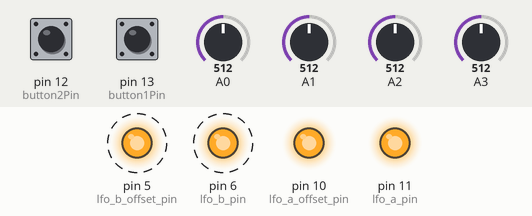
Bench run of a sketch on a simulated Arduino Uno, built with avr-gcc and run on an emulated ATmega328P. Shown: output pins drawn as LEDs (lit = HIGH). Dashed ring = blinking. Inputs (shaded band) come from the test bench; at power-on: A0 = 512, A1 = 512, A3 = 512, A2 = 512, pin 12 (button2Pin) HIGH, pin 13 (button1Pin) HIGH.

Above: at 1.2 s.
1.3 s: A0 set to 716
At 2.25 s:
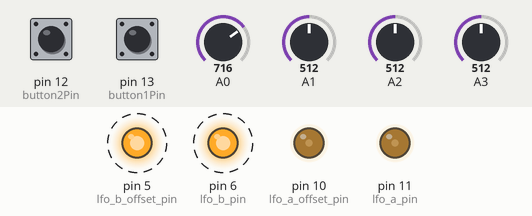
4.3 s: A1 set to 716
At 4.76 s:
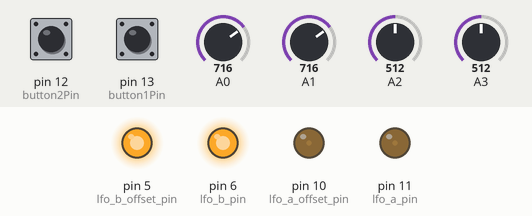
7.3 s: A3 set to 716
At 7.9 s:
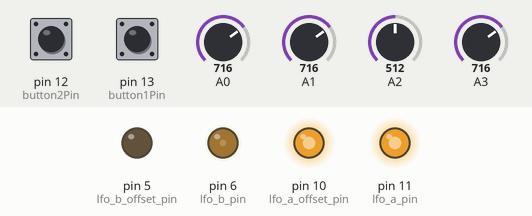
10.3 s: A2 set to 30
At 11.4 s:
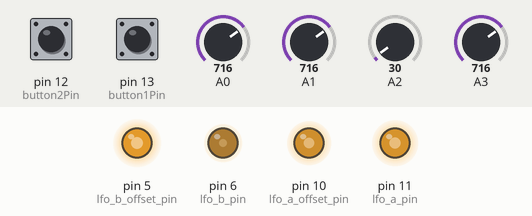
13.3 s: pin 12 (button2Pin) pulled LOW for 0.15 s
16.3 s: pin 13 (button1Pin) pulled LOW for 0.15 s
Timing chart, 0 to 22.4 s (numbered marks = the images above; inputs shaded):
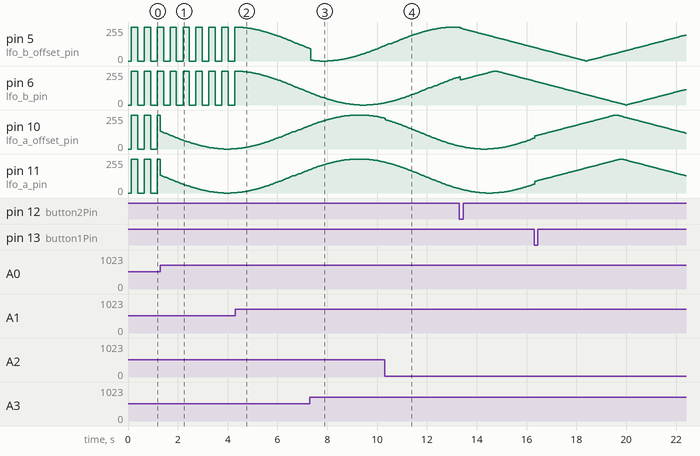

The sketch:

Dual_LFO.ino
```cpp
/*
 * Version 0.6
 *
 * Pin A0 = Speed
 * Pin A1 = Shape
 *
 * Pin 5 = PWM Out
 * Pin 13 = LED / Square Out
 *
 */
#include "wavetables.h"

const bool debug = 0;

// Declaring some Variables. All are unsigned, since you don't really need negative going values for now.
unsigned int delayTime;

unsigned int shapeA;
unsigned int shapeB;

uint8_t tableStepA;        //8-Bit unsigned integer, so it can only store a value between 0 and 255
uint8_t tableStepA_offset; //8-Bit unsigned integer, so it can only store a value between 0 and 255
uint8_t tableStepB;        //8-Bit unsigned integer, so it can only store a value between 0 and 255
uint8_t tableStepB_offset; //8-Bit unsigned integer, so it can only store a value between 0 and 255
uint8_t offset_a;          //amount of steps to offset LFO A to make LFO A Offset output
uint8_t offset_b;          //amount of steps to offset LFO B to make LFO B Offset output

const int8_t lfo_a_pin = 11;
const int8_t lfo_a_offset_pin = 10;
const int8_t lfo_b_pin = 6;
const int8_t lfo_b_offset_pin = 5;

unsigned long time_A_previous = 0; //used to determine if LFO A should advance to next step
unsigned long time_B_previous = 0; //used to determine if LFO A should advance to next step

unsigned char pot_1;
unsigned char pot_2;
unsigned char pot_3;
unsigned char pot_4;

//Define Digial Button Pins
const int button1Pin = 13;
const int button2Pin = 12;

short LFO_A_rate;
short LFO_B_rate;

const short num_wavetables = 4; //number of wavetables to cycle through

unsigned long current_time;
const int debounce = 200;   //20 for debug - 200 for production
unsigned long last_debounce_time;

void setup() {

  //for(int i=0; i<129; i++) {    // Precalculates a simple Tri-Wavetable in the first wavetable.
  //  waveTable[0][i]=i*2;        // Delete these 2 'for loops' if you have filled up your wavetables
  //  }
  //for(int i=0; i<128; i++)  {
  //  waveTable[0][i+128]=256-i*2;
  //}
  //waveTable[0][128]=255; //256 was overflowing to "0" for step 128 above

  pinMode(lfo_a_pin, OUTPUT);
  pinMode(lfo_a_offset_pin, OUTPUT);
  pinMode(lfo_b_pin, OUTPUT);
  pinMode(lfo_b_offset_pin, OUTPUT);
  pinMode(13, OUTPUT);          // Pin 13 as LED for Tempo, you can also use this as a square-LFO

  //Set button pins to use internal Pullup resistors
  pinMode(button1Pin, INPUT_PULLUP);
  pinMode(button2Pin, INPUT_PULLUP);

  //Set initial wavetable shapes
  shapeA = 0;
  shapeB = 0;

  if(debug == 1){Serial.begin(9600);}
}


void loop() {

  //Get the current time
  current_time = millis();

  //record & map pot values to control the rates of LFOs
  pot_1 = analogRead(A0);
    LFO_A_rate = map(pot_1, 0, 1023, 1, 200); // 1-100 microsecords
  pot_2= analogRead(A1);
    LFO_B_rate = map(pot_2, 0, 1023, 1, 200); // 1-100 microsecords
  pot_3 = analogRead(A2);
    offset_a = map(pot_3, 0, 1023, 0, 200);   // 0-200 step offset. 127 = 180 deg offset of 255 wavetable
  pot_4= analogRead(A3);
    offset_b = map(pot_4, 0, 1023, 0, 200);   // 0-200 step offset.

  // Set the offsets for testing:
  // offset_a = 127; //127 = 180 deg offset of 255 wavetable
  // offset_b = 63; //127 = 180 deg offset of 255 wavetable

  //Read button values: (NOTE: Button press == LOW)
  bool buttonRead1 = digitalRead(button1Pin);
  bool buttonRead2 = digitalRead(button2Pin);
  Serial.print("    Button 1 State = ");
  Serial.print(buttonRead1);

  // if shape button 1 pressed, cycle through wavetable shapes for LFO A
  if (buttonRead1 == LOW &&  millis() - last_debounce_time > debounce) {
      shapeA = shapeA + 1;
      if(shapeA==(num_wavetables)) //once at the last wavetable, start back at the beginning
        shapeA = 0;
      last_debounce_time = millis(); //check back on this.. may not need?
   }

  // if shape button 2 pressed, cycle through wavetable shapes for LFO B
  if (buttonRead2 == LOW &&  millis() - last_debounce_time > debounce) {
      shapeB++;
      if(shapeB==(num_wavetables)) //once at the last wavetable, start back at the beginning
        shapeB = 0;
      last_debounce_time = millis(); //check back on this.. may not need?
   }

  //LFO A
  if((current_time - time_A_previous) > LFO_A_rate){                    //once a certain amount of time passes, advance the table step and write the value
    tableStepA_offset = tableStepA + offset_a;                          //set LFO A Offset to be at 180 deg phase (half of table length)

    analogWrite(lfo_a_pin, waveTable_255[shapeA][tableStepA]);          //writes the value at the current step to Pin A (PWM)
    analogWrite(lfo_a_offset_pin, waveTable_255[shapeA][tableStepA_offset]);  //writes at 180 deg phase of A to Pin A Inverse

    tableStepA++;                                                               // Jumps to the next step for LFO A
    time_A_previous = current_time;

    if(debug == 1){
      //Serial.print("LFO A Rate = ");
      //Serial.print(LFO_A_rate);
      //Serial.print("    Table Step = ");
      //Serial.print(tableStepA);
      Serial.print("    Wavetable Shape A = ");
      Serial.print(shapeA);
      Serial.print("    LFO A Value = ");
      Serial.print(waveTable_255[shapeA][tableStepA]);
      }
    }

  //LFO B
  if((current_time - time_B_previous) > LFO_B_rate){ //once a certain amount of time passes, advance the table step and write the value
    tableStepB_offset = tableStepB + offset_b;

    analogWrite(lfo_b_pin, waveTable_255[shapeB][tableStepB]);              // Writes the value at the current step in the table to Pin 5 as PWM-Signal.
    analogWrite(lfo_b_offset_pin, waveTable_255[shapeB][tableStepB_offset]);

    tableStepB++;
    time_B_previous = current_time;

    if(debug == 1){
      Serial.print("       LFO B Rate = ");
      Serial.print(LFO_B_rate);
      Serial.print("    Table Step = ");
      Serial.print(tableStepB);
      Serial.print("    LFO Value = ");
      Serial.println(waveTable_255[shapeB][tableStepB]);
      //Serial.println(" ");
      }
    }


}
```

Source omitted: wavetables.h (data table, 5273 bytes)

Measured:
- by itself, pin 10 (lfo_a_offset_pin): rises from 81/255 to 255/255 in 3.2 s, then falls to 120/255 in 2.8 s
- by itself, pin 11 (lfo_a_pin): rises from 67/255 to 255/255 in 3.4 s, then falls to 130/255 in 2.6 s
